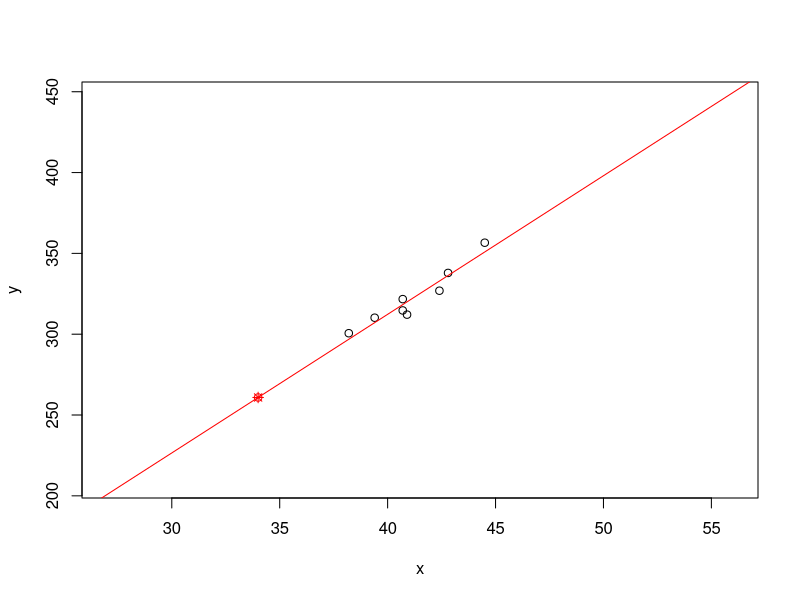

Write R code to recreate this figure.
## ---- chunk 1

n = sample(6:9,1)
xl = runif(1,10,80)
xh = runif(1,5,20)+xl
x = round(runif(n,xl,xh),1)
m = sample(c(2:10),1)
b = runif(1,-30,30)
bump = (xh-xl)*abs(m)/5
y = round(m*x+b+runif(n,-bump,bump),1)
mod1 = lm(y~x)
cf = mod1$coefficients
x0 = round(runif(1,xl-10,xh+10))
y0 = cf[1]+cf[2]*x0
y0r = round(cf[1])+round(cf[2],1)*x0
tol = ceiling((max(abs(y0r-y0),1)))
## ---- chunk 2
mydf2 = data.frame(x,y)
knitr::kable(mydf2,format="html",table.attr='class="bordered-table"', align = "cc",row.names=F)
## ---- chunk 3
A = c("x",paste(x))
B = c("y",paste(y))
C = c("",paste0("=linest(B2:B",n+1,", A2:A",n+1,", TRUE, FALSE)"),rep("",n-1))
mydf3 = data.frame(A,B,C)
knitr::kable(mydf3,format="html",table.attr='class="bordered-table"', align = "cc",row.names=T)
## ---- chunk 4
plot(x,y,xlim=c(floor(xl)-10,ceiling(xh)+10),
     ylim=c(cf[2]*(xl-10)+cf[1], cf[2]*(xh+10)+cf[1]))
abline(mod1,col="red")
points(x0,y0,col="red",pch=3)
points(x0,y0,col="red",pch=4)
points(x0,y0,col="red",pch=1)
